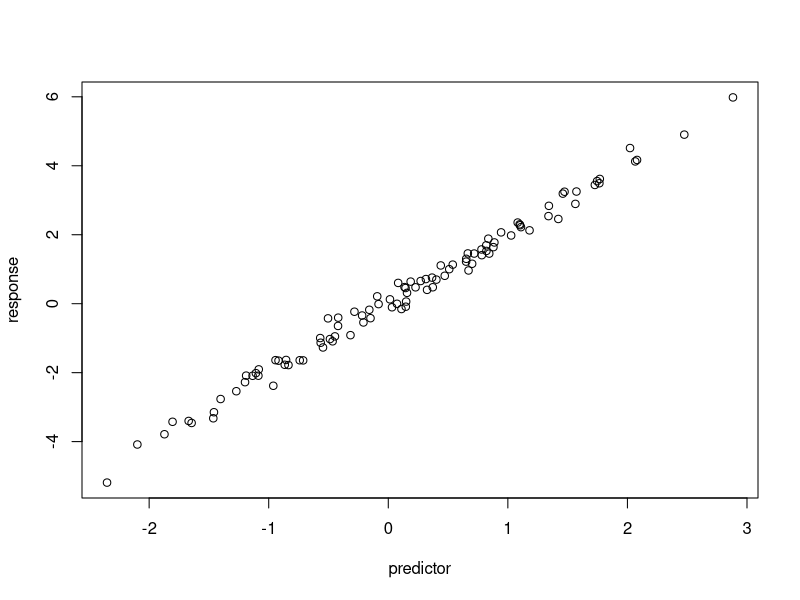

R code for this plot:
# Simulate and plot data
# Ben Ge
# benjaminge@arizona.edu
# 2024-10-22

# Simulate predictor variable
predictor <- rnorm(n = 100)
# Simulate response variable with some noise
response <- 2 * predictor + rnorm(n=100, sd = 0.2)
# Plot the data
plot(x = predictor, y = response)

